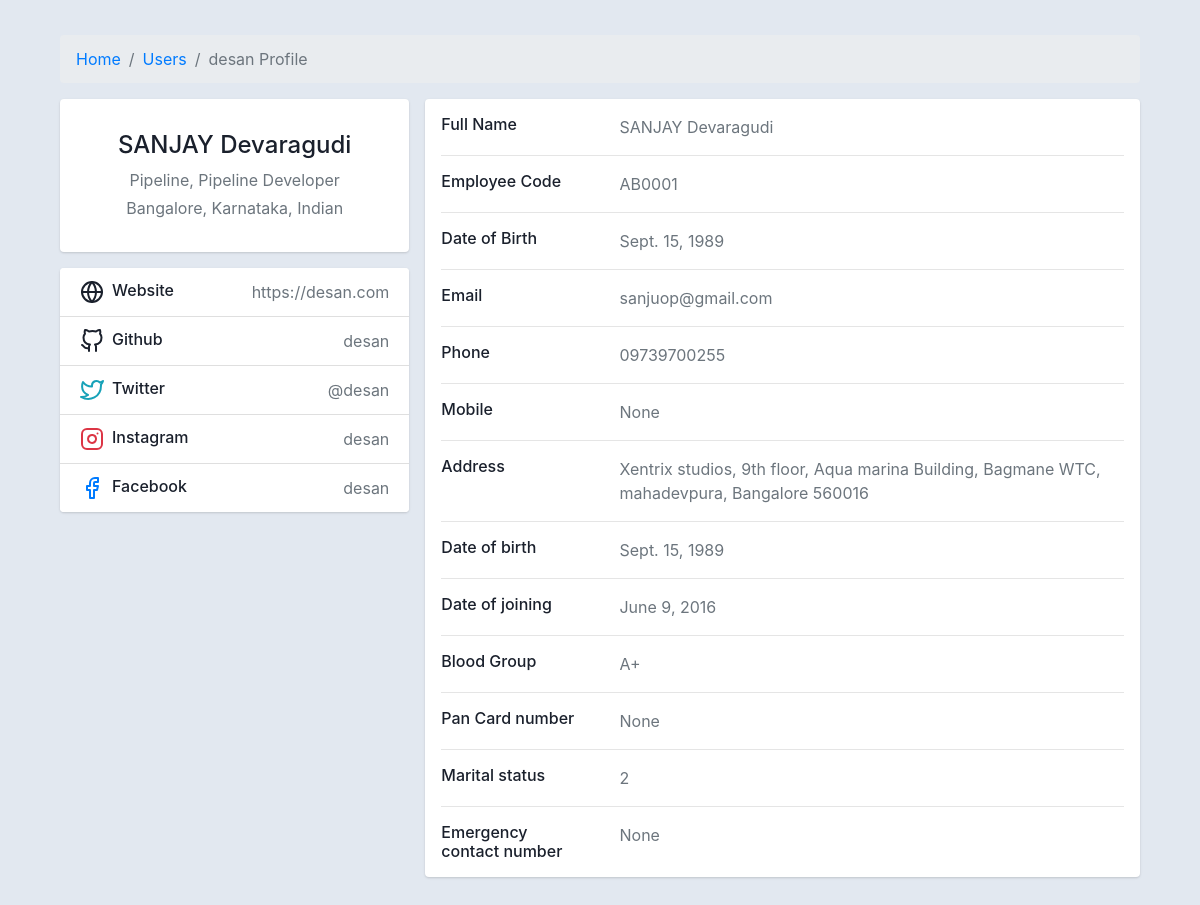
The app's page /users/AB0001/ with its own data.
### userprofile/models.py (models this page shows, shortened)
class Profile(models.Model):
    MARITAL_STATUS_CHOICES = (
        ("1", 'Single'),
        ("2", 'Married'),
        ("3", 'Widowed'),
        ("4", 'Divorced'),
        ("5", 'Engaged')
    )
    GENDER_CHOICES = (
        ("1", 'MALE'),
        ("2", 'FEMALE'),
        ("3", 'OTHER')
    )
    user = models.OneToOneField(User, on_delete=models.CASCADE)
    image = models.ImageField(upload_to=user_image_path, default='media/default.png', null=True, blank=True,)
    employee_code = models.CharField(max_length=20, unique=True)
    middle_name = models.CharField(max_length=200, null=True, blank=True,)
    department = models.ForeignKey(Department, default=1, verbose_name='emp_department', on_delete=models.SET_DEFAULT)
    designation = models.CharField(max_length=50)
    skill_level = models.CharField(max_length=10)
    date_of_birth = models.DateField()
    birth_place = models.CharField(max_length=200)
    current_location = models.CharField(max_length=20)
    date_of_joining = models.DateField()
    gender = models.CharField(max_length=10, choices=GENDER_CHOICES)
    blood_group = models.CharField(max_length=10)
    alternate_email_id = models.EmailField(blank = True, null=True, max_length=50)
    permanent_address = models.TextField(null=True, blank = True)
    current_address = models.TextField(null=True, blank = True)
    personal_phone_number = models.CharField(max_length=50)
    alternate_phone_number = models.CharField(max_length=50, null=True, blank=True,)
    nationality = models.CharField(max_length=50, default="Indian")
    state = models.CharField(max_length=50, default="Karnataka")
    pan_number = models.CharField(max_length=50, null=True, blank=True,)
    passport_number = models.CharField(max_length=50, null=True, blank=True,)
    father_name = models.CharField(max_length=300, null=True, blank=True,)
    mother_name = models.CharField(max_length=300, null=True, blank=True,)
    marital_status = models.CharField(max_length=300, choices=MARITAL_STATUS_CHOICES, null=True, blank=True,)
    spouse_name = models.CharField(max_length=300, null=True, blank=True,)
    emergency_contact_number_1 = models.CharField(max_length=40, null=True, blank=True,)
    emergency_contact_number_2 = models.CharField(max_length=40, null=True, blank=True,)
    project_assigned = models.CharField(max_length=40, null=True, blank=True,)
    updated = models.DateTimeField(auto_now=True, auto_now_add=False)
    timestamp = models.DateTimeField(auto_now=False, auto_now_add=True)
    def get_full_name(self):
        return self.user.first_name + ' ' + self.user.last_name

class Department(models.Model):
    department = models.CharField(max_length=200)
    short_name = models.CharField(max_length=20, null=True, blank=True)
    department_type = models.CharField(max_length=20)
    updated = models.DateTimeField(auto_now=True, auto_now_add=False)
    timestamp = models.DateTimeField(auto_now=False, auto_now_add=True)
    def __str__(self):
        return self.department

### userprofile/views.py (the view)
# urls.py: path('<employee_code>/', UserDetail.as_view(), name="user_detail"),
class UserDetail(DetailView):
    context_object_name = 'user'
    model = Profile
    template_name = 'userprofile/user_detail.html'
    def get_object(self):
        return get_object_or_404(Profile, employee_code=self.kwargs["employee_code"])

### userprofile/templates/userprofile/user_detail.html (shortened to what this page needs)
<!DOCTYPE html>
<html lang="en">
<head>
    <link href="http://netdna.bootstrapcdn.com/bootstrap/4.4.1/css/bootstrap.min.css" rel="stylesheet">
</head>
<body>
<div class="container">
    <div class="main-body">
          <nav aria-label="breadcrumb" class="main-breadcrumb">
            <ol class="breadcrumb">
              <li class="breadcrumb-item"><a href="index.html">Home</a></li>
              <li class="breadcrumb-item"><a href="{% url 'users_list' %}">Users</a></li>
              <li class="breadcrumb-item active" aria-current="page">{{user.user.username}} Profile</li>
            </ol>
          </nav>
          <div class="row gutters-sm">
            <div class="col-md-4 mb-3">
              <div class="card">
                <div class="card-body">
                  <div class="d-flex flex-column align-items-center text-center">
                    <div class="mt-3">
                      <h4>{{user.get_full_name}}</h4>
                      <p class="text-secondary mb-1">{{user.department}}, {{user.designation}}</p>
                      <p class="text-muted font-size-sm">{{user.current_location}}, {{user.state}}, {{user.nationality}}</p>
                    </div>
                  </div>
                </div>
              </div>
              <div class="card mt-3">
                <ul class="list-group list-group-flush">
                  <li class="list-group-item d-flex justify-content-between align-items-center flex-wrap">
                    <h6 class="mb-0">Website</h6>
                    <span class="text-secondary">https://{{user.user.username}}.com</span>
                  </li>
                  <li class="list-group-item d-flex justify-content-between align-items-center flex-wrap">
                    <h6 class="mb-0">Github</h6>
                    <span class="text-secondary">{{user.user.username}}</span>
                  </li>
                  <li class="list-group-item d-flex justify-content-between align-items-center flex-wrap">
                    <h6 class="mb-0">Twitter</h6>
                    <span class="text-secondary">@{{user.user.username}}</span>
                  </li>
                  <li class="list-group-item d-flex justify-content-between align-items-center flex-wrap">
                    <h6 class="mb-0">Instagram</h6>
                    <span class="text-secondary">{{user.user.username}}</span>
                  </li>
                  <li class="list-group-item d-flex justify-content-between align-items-center flex-wrap">
                    <h6 class="mb-0">Facebook</h6>
                    <span class="text-secondary">{{user.user.username}}</span>
                  </li>
                </ul>
              </div>
            </div>
            <div class="col-md-8">
              <div class="card mb-3">
                <div class="card-body">
                  <div class="row">
                    <div class="col-sm-3">
                      <h6 class="mb-0">Full Name</h6>
                    </div>
                    <div class="col-sm-9 text-secondary">
                      {{user.get_full_name}}
                    </div>
                  </div>
                  <hr>
                  <div class="row">
                    <div class="col-sm-3">
                      <h6 class="mb-0">Employee Code</h6>
                    </div>
                    <div class="col-sm-9 text-secondary">
                      {{user.employee_code}}
                    </div>
                  </div>
                  <hr>
                  <div class="row">
                    <div class="col-sm-3">
                      <h6 class="mb-0">Date of Birth</h6>
                    </div>
                    <div class="col-sm-9 text-secondary">
                      {{user.date_of_birth}}
                    </div>
                  </div>
                  <hr>
                  <div class="row">
                    <div class="col-sm-3">
                      <h6 class="mb-0">Email</h6>
                    </div>
                    <div class="col-sm-9 text-secondary">
                      {{user.user.email}}
                    </div>
                  </div>
                  <hr>
                  <div class="row">
                    <div class="col-sm-3">
                      <h6 class="mb-0">Phone</h6>
                    </div>
                    <div class="col-sm-9 text-secondary">
                      {{user.personal_phone_number}}
                    </div>
                  </div>
                  <hr>
                  <div class="row">
                    <div class="col-sm-3">
                      <h6 class="mb-0">Mobile</h6>
                    </div>
                    <div class="col-sm-9 text-secondary">
                      {{user.alternate_phone_number}}
                    </div>
                  </div>
                  <hr>
                  <div class="row">
                    <div class="col-sm-3">
                      <h6 class="mb-0">Address</h6>
                    </div>
                    <div class="col-sm-9 text-secondary">
                      {{user.current_address  }}
                    </div>
                  </div>
                  <hr>
                  <div class="row">
                    <div class="col-sm-3">
                      <h6 class="mb-0">Date of birth</h6>
                    </div>
                    <div class="col-sm-9 text-secondary">
                      {{user.date_of_birth  }}
                    </div>
                  </div>
                  <hr>
                  <div class="row">
                    <div class="col-sm-3">
                      <h6 class="mb-0">Date of joining</h6>
                    </div>
                    <div class="col-sm-9 text-secondary">
                      {{user.date_of_joining}}
                    </div>
                  </div>
                  <hr>
                  <div class="row">
                    <div class="col-sm-3">
                      <h6 class="mb-0">Blood Group</h6>
                    </div>
                    <div class="col-sm-9 text-secondary">
                      {{user.blood_group}}
                    </div>
                  </div>
                  <hr>
                  <div class="row">
                    <div class="col-sm-3">
                      <h6 class="mb-0">Pan Card number</h6>
                    </div>
                    <div class="col-sm-9 text-secondary">
                      {{user.pan_number}}
                    </div>
                  </div>
                  <hr>
                  <div class="row">
                    <div class="col-sm-3">
                      <h6 class="mb-0">Marital status</h6>
                    </div>
                    <div class="col-sm-9 text-secondary">
                      {{user.marital_status}}
                    </div>
                  </div>
                  <hr>
                  <div class="row">
                    <div class="col-sm-3">
                      <h6 class="mb-0">Emergency contact number</h6>
                    </div>
                    <div class="col-sm-9 text-secondary">
                      {{user.emergency_contact_number_1}}
                    </div>
                  </div>
    </div>
</body>
</html>

### userprofile/templates/userprofile/user_detail.html (style rules this page uses)
body { margin-top:20px; color: #1a202c; text-align: left; background-color: #e2e8f0; }
.main-body { padding: 15px; }
.card { box-shadow: 0 1px 3px 0 rgba(0,0,0,.1), 0 1px 2px 0 rgba(0,0,0,.06); }
.card { position: relative; display: flex; flex-direction: column; min-width: 0; word-wrap: break-word; background-color: #fff; background-clip: border-box; border: 0 solid rgba(0,0,0,.125); border-radius: .25rem; }
.card-body { flex: 1 1 auto; min-height: 1px; padding: 1rem; }
.gutters-sm { margin-right: -8px; margin-left: -8px; }
.gutters-sm>.col, .gutters-sm>[class*=col-] { padding-right: 8px; padding-left: 8px; }
.mb-3, .my-3 { margin-bottom: 1rem!important; }

### records on screen
Profile: user.username "desan", get_full_name "SANJAY Devaragudi", department "Pipeline", designation "Pipeline Developer", current_location "Bangalore", state "Karnataka", nationality "Indian", employee_code "AB0001", date_of_birth "Sept. 15, 1989", user.email "sanjuop@gmail.com", personal_phone_number "09739700255", alternate_phone_number "None", current_address "Xentrix studios, 9th floor, Aqua marina Building, Bagmane WTC, mahadevpura, Bangalore 560016", date_of_joining "June 9, 2016", blood_group "A+", pan_number "None", marital_status "2", emergency_contact_number_1 "None"
